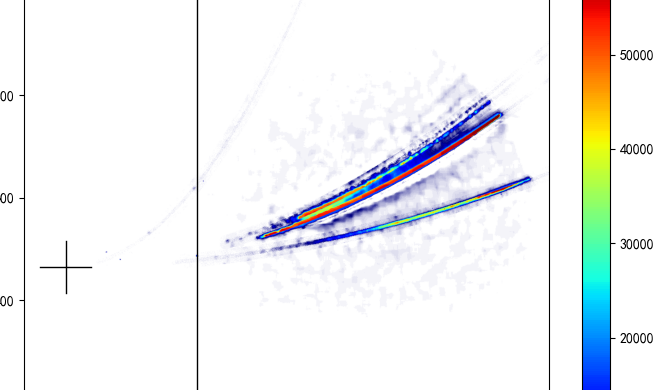
#> input picture 滤波2.png, 664 x 390 px
$ python -i TFilter.py   (imports and definitions only)
#> lines starting #> are read from the running program, lines starting #| are printed output that depends on the picture; after the words box and inside, x2 and y2 are one past the last pixel; in counts of white or black regions, pixels touching at a corner belong together
#!/usr/bin/env python3
# -*- coding: utf-8 -*-
"""
TFilter.py - 图像滤波模块
用于去除椒盐噪声和背景，改善Thomson谱仪图像质量

作者：基于filter.py改造
日期：2025-10-23
"""

import numpy as np
from scipy.ndimage import median_filter, minimum_filter, maximum_filter, gaussian_filter, grey_erosion, grey_opening, grey_closing
from scipy.ndimage import binary_dilation, distance_transform_edt, label, percentile_filter, rank_filter
from skimage.morphology import disk, opening
from skimage.measure import regionprops
from skimage.restoration import denoise_nl_means, estimate_sigma

# Numba加速（可选）
# [12 lines not run here, left out]


# [143 lines left out: functions applyFilter, noFilter, makeAnalysisImage, not called in this run]


def makeDisplayImage(img, analysis_img=None, params=None):
    """
    Build the image used only for display/export.

    Trajectory regions are protected with the TPS model. Outside the protected
    region, high-frequency clutter is blended into a smooth background.
    """
    if params is None:
        params = {}

    img_float = img.astype(np.float64)
    base = analysis_img.astype(np.float64) if analysis_img is not None else img_float

    bg_sigma = float(params.get('displayBgSigma', 4))
    bg_median_size = int(params.get('displayMedianSize', 5))
    if bg_median_size % 2 == 0:
        bg_median_size += 1

    # Robust background display: suppress isolated bright speckles without
    # carving model-shaped grooves around trajectories.
    background = median_filter(img_float, size=bg_median_size)
    background = gaussian_filter(background, sigma=bg_sigma)

    positive = base[base > 0]
    if positive.size:
        core_threshold = np.percentile(positive, params.get('displayCorePercentile', 99.2))
    else:
        core_threshold = np.percentile(img_float, 99.2)
    core_mask = base >= core_threshold
    core_mask = binary_dilation(core_mask, iterations=int(params.get('displayCoreDilation', 1)))

    display_alpha = float(params.get('displayBgAlpha', 0.9))
    display = display_alpha * background + (1 - display_alpha) * img_float
    display[core_mask] = img_float[core_mask]

    if img.dtype == np.uint16:
        return np.clip(display, 0, 65535).astype(np.uint16)
    return display.astype(img.dtype, copy=False)


# [1290 lines left out: functions applyManualMaskDisplay, medianFilter, morphologicalDenoise, rollingBallFilter, rollingBallBackground, rollingBallBackground_fast and 15 more, not called in this run]


# 测试代码
# [52 lines not run here, left out]

>>> import cv2
>>> picture = cv2.imread('滤波2.png', cv2.IMREAD_GRAYSCALE)
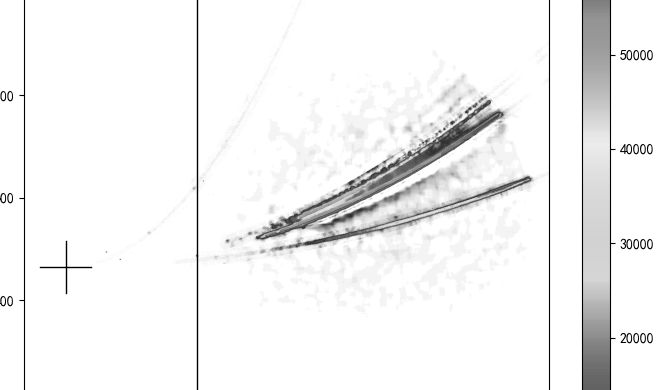
#> picture: shape (390, 664); min 0, max 255, mean 243.1
>>> result = makeDisplayImage(picture)
#> in makeDisplayImage, `background = median_filter(img_float, size=bg_median_size)`:
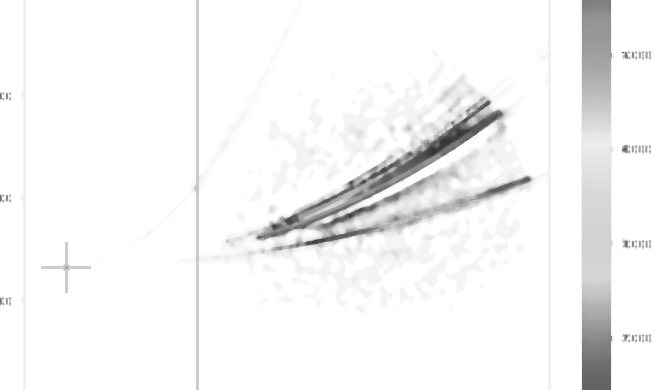
#> background: shape (390, 664) float64; min 50, max 255, mean 245.5
#> in makeDisplayImage, `background = gaussian_filter(background, sigma=bg_sigma)`:
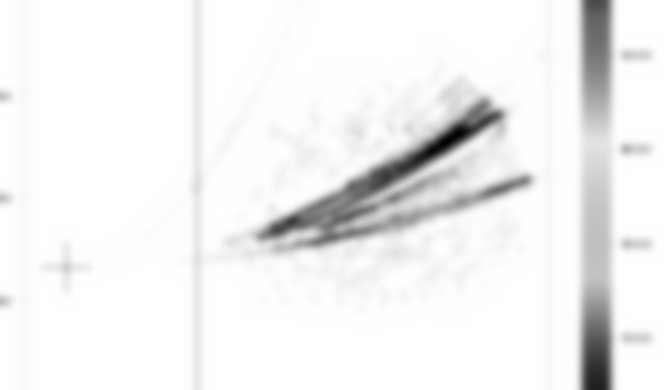
#> background: shape (390, 664) float64; min 75.88, max 255, mean 245.5; drawn with min black and max white
#> in makeDisplayImage, `core_threshold = np.percentile(positive, params.get('displayCorePercen..`: core_threshold = 255
#> in makeDisplayImage, `core_mask = base >= core_threshold`:
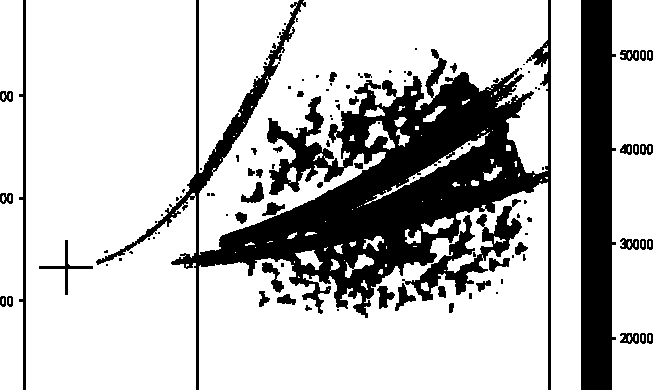
#> core_mask: shape (390, 664) bool; 76% white; 106 black regions (57 under 20 px), largest, box (x1, y1, x2, y2) and area: (96, 0, 551, 390) 41436, (581, 0, 616, 390) 12138, (402, 199, 522, 301) 2908
#> in makeDisplayImage, `core_mask = binary_dilation(core_mask, iterations=int(params.get('disp..`:
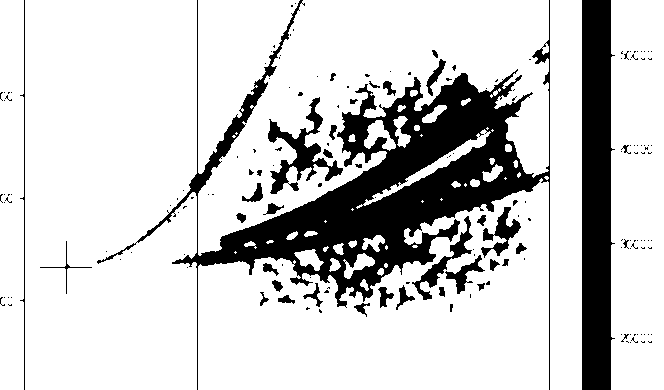
#> core_mask: shape (390, 664) bool; 80.7% white; 173 black regions (135 under 20 px), largest, box (x1, y1, x2, y2) and area: (97, 0, 550, 390) 31328, (582, 0, 615, 390) 11334, (268, 97, 343, 194) 2009
#> in makeDisplayImage, `display[core_mask] = img_float[core_mask]`:
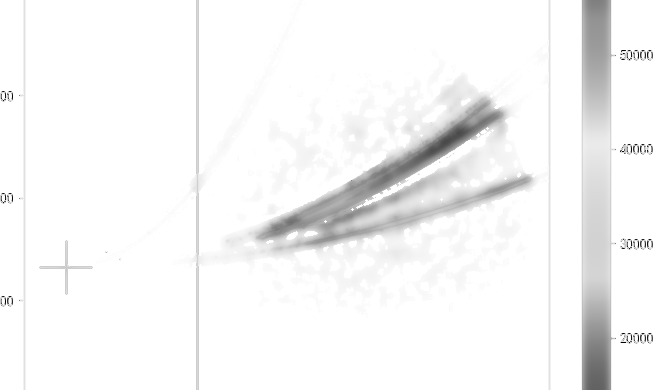
#> display: shape (390, 664) float64; min 0, max 255, mean 245.9

$ run again, on 滤波后.png
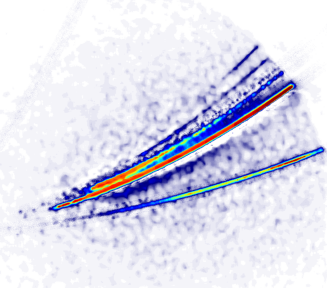
#> input picture 滤波后.png, 327 x 288 px
#> core_threshold = 255
#> in makeDisplayImage, `core_mask = base >= core_threshold`:
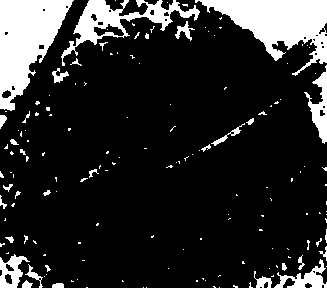
#> core_mask: shape (288, 327) bool; 16.1% white; 155 white regions (123 under 20 px), largest, box (x1, y1, x2, y2) and area: (0, 0, 74, 111) 4615, (195, 0, 327, 76) 4519, (61, 0, 200, 66) 2262
#> in makeDisplayImage, `display[core_mask] = img_float[core_mask]`:
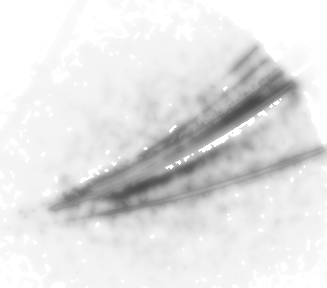
#> display: shape (288, 327) float64; min 73.42, max 255, mean 226.4
